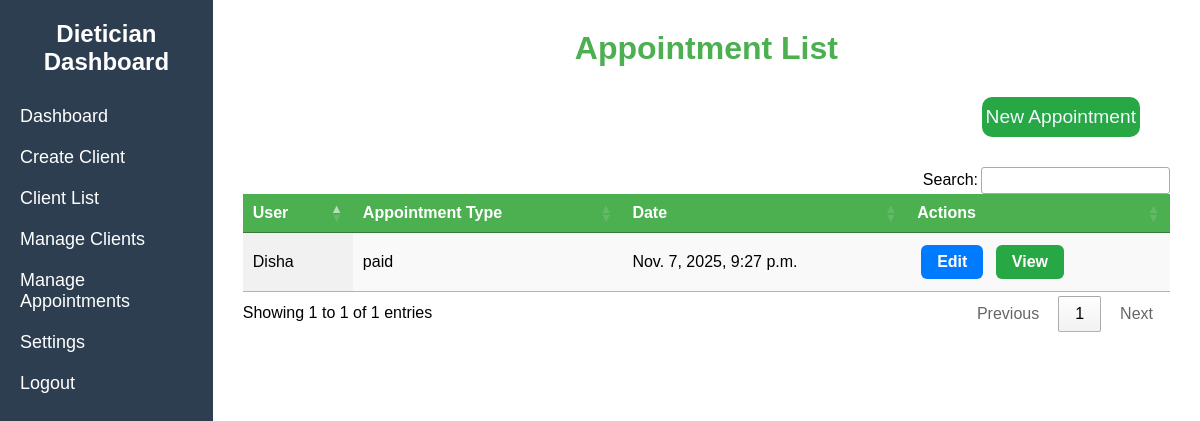
/appointment/ (signed in), run on the app's committed database.
### appointments/models.py (models this page shows)
class Appointment(models.Model):
    FREE = 'free'
    PAID = 'paid'
    APPOINTMENT_TYPE_CHOICES = [
        (FREE, 'Free'),
        (PAID, 'Paid'),
    ]
    datetime = models.DateTimeField(auto_now_add=True)
    appointment_type = models.CharField(
        max_length=10,
        choices=APPOINTMENT_TYPE_CHOICES,
        default=FREE
    )
    notes = models.TextField(blank=True, null=True)
    patient = models.ForeignKey(User, on_delete=models.CASCADE,limit_choices_to={'role': "NORMAL"})
    created_by=models.ForeignKey(User,on_delete=models.CASCADE,blank=True,null=True,related_name='appointments_created',limit_choices_to={'role': "DIETICIAN"})
    def __str__(self):
        return f"{self.patient} - {self.datetime.strftime('%Y-%m-%d %H:%M')} - {self.id}"

### accounts/models.py (models this page shows, shortened)
class User(AbstractUser):
    ROLE_CHOICES = [
        ('NORMAL', 'Normal User'),
        ('DIETICIAN', 'Dietician'),
        ('MANAGER', 'Manager'),
        ('SENIOR_MANAGER', 'Senior Manager'),
        ('ADMIN', 'Admin'),
    ]
    role = models.CharField(max_length=20, choices=ROLE_CHOICES, default='NORMAL')
    dietician = models.ForeignKey('self', null=True, blank=True, related_name='users', on_delete=models.SET_NULL)
    manager = models.ForeignKey('self', null=True, blank=True, related_name='dieticians', on_delete=models.SET_NULL)
    senior_manager = models.ForeignKey('self', null=True, blank=True, related_name='managers', on_delete=models.SET_NULL)
    def __str__(self):
        return f"{self.username} ({self.get_role_display()})"
    def is_dietician(self):
        return self.role == 'DIETICIAN'
    def is_client(self):
        return self.role == 'NORMAL'

### clients/models.py (models this page shows, shortened)
class ClientDetails(models.Model):
    user = models.OneToOneField(settings.AUTH_USER_MODEL, on_delete=models.CASCADE, related_name='client_profile',blank=True,null=True)
    created_by=models.ForeignKey(settings.AUTH_USER_MODEL, on_delete=models.CASCADE,blank=True,null=True,limit_choices_to={'role': "DIETICIAN"})
    first_name = models.CharField(max_length=100)
    last_name = models.CharField(max_length=100)
    dob = models.DateField(blank=True,null=True)  # Date of Birth
    contact_no = models.CharField(max_length=15,blank=True,null=True)
    email_id = models.EmailField(blank=True,null=True)
    location = models.CharField(max_length=255,blank=True,null=True)
    date_of_creation = models.DateField(auto_now_add=True,blank=True,null=True)  # Automatically set to the current date when the record is created
    notes = models.TextField(blank=True, null=True)
    height = models.FloatField(blank=True,null=True)  # Height in cm (or meters depending on your preference)
    weight = models.FloatField(blank=True,null=True)  # Weight in kg
    medical_condition = models.TextField(blank=True, null=True)
    medications = models.TextField(blank=True, null=True)
    chief_complaints = models.TextField(blank=True, null=True)
    gender = models.CharField(max_length=10, choices=[('Male', 'Male'), ('Female', 'Female'), ('Other', 'Other')])
    client_type = models.CharField(max_length=10, choices=[('KVO', 'KVO'), ('Personal', 'Personal'), ('Other', 'Other')],blank=True)
    DIET_PREFERENCES = [
    ('veg', 'Vegetarian'),
    ('eggetarian', 'Eggetarian'),
    ('nonveg', 'Non-Vegetarian'),
    ('vegan', 'Vegan'),
    ('keto', 'Keto'),
    ('paleo', 'Paleo'),
]
    diet_preference = models.CharField(
        max_length=15,  # ensure it's large enough
        choices=DIET_PREFERENCES,
        default='veg',
        null=True,
        blank=True
    )

### appointments/views.py (the view)
# urls.py: path('', appointment_list, name='appointment_list'),
@role_required('DIETICIAN')
def appointment_list(request):
    thirty_days_ago = timezone.now() - timedelta(days=30)
    print("30",thirty_days_ago)
    data=Appointment.objects.filter(created_by=request.user,datetime__gte=thirty_days_ago)
    print("Data",data)
    return render(request,'appointments/appointment_list.html',context={'appointments':data})

### appointments/templates/appointments/appointment_list.html (shortened to what this page needs)
{% extends 'core/base.html' %}
{% load static %}
{% block extra_css %}
<link rel="stylesheet" href="{% static 'appointments/css/appointment_list.css' %}"/>
  <link rel="stylesheet" href="https://cdn.datatables.net/1.13.6/css/jquery.dataTables.min.css"/>
  <link rel="stylesheet" href="https://cdn.datatables.net/buttons/2.4.1/css/buttons.dataTables.min.css"/>
{% endblock %}
{% block content %}
<div class="container">
  <h1>Appointment List</h1>
  <div class="header-component">
<div class="col">
  <button><a href="/appointment/create/">New Appointment</a></button>
</div>
</div>
  <table id="usersTable" class="display" style="width:100%">
    <thead>
      <tr>
        <th>User</th>
        <th>Appointment Type</th>
        <th>Date</th>
        <th>Actions</th>
      </tr>
    </thead>
    <tbody>
      {% for appointment in appointments %}
      <tr>
        <td>{{ appointment.patient.client_profile.first_name }}</td>
        <td>{{ appointment.appointment_type }}</td>
        <td>{{ appointment.datetime }}</td>
        <td><a href="/client/edit/{{user.id}}" class="btn btn-edit" title="Edit">Edit</a>
<a href="/appointment/detail/{{appointment.id}}/" class="btn btn-view" title="View">View</a></td>
      </tr>
      {% endfor %}
    </tbody>
  </table>
</div>
{% endblock %}

### core/static/core/css/base.css (style rules this page uses)
* { margin: 0; padding: 0; box-sizing: border-box; }
body { font-family: Arial, sans-serif; display: flex; height: 100vh; }

### appointments/static/appointments/css/appointment_list.css (style rules this page uses)
.container { padding: 30px; }
h1 { color: #333; margin-bottom: 20px; text-align: center; color:#4CAF50; }
table.dataTable thead th { background-color: #4CAF50; color: white; }
.btn-edit { background-color: #007bff; }
.btn-view { background-color: #28a745; }
.btn { display: inline-block; padding: 8px 16px; margin: 4px; font-size: 1rem; font-weight: 600; border-radius: 6px; border: none; cursor: pointer; transition: background-color 0.3s ease; text-decoration: none; color: white; }
.header-component { display: flex; justify-content: space-between; margin: 20px; padding: 10px; }
.header-component button { background-color: #28a745; border: none; height: 40px; padding: 4px; border-radius: 10px; font-size: larger; font-family:'Franklin Gothic Medium', 'Arial Narrow', Arial, sans-serif }
.header-component a { text-decoration: none; color: aliceblue; }

### data on the page
Appointment: patient.client_profile.first_name "Disha", appointment_type "paid", datetime "Nov. 7, 2025, 9:27 p.m."
